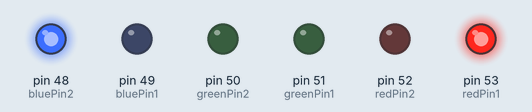
This sketch was run on a simulated Arduino Mega 2560, built with avr-gcc and run on an emulated ATmega2560. Parts: output pins drawn as LEDs (lit = HIGH).

Above: at 0.1 s.
Timing chart, 0 to 1.6 s (numbered marks = the images above):
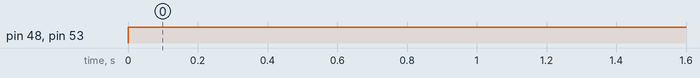

Measured:
- by itself, pin 48 (bluePin2), pin 53 (redPin1): LOW → HIGH at 0.00 s

The sketch:

Cyberwolf.ino
```cpp
/*
Cyber Wolf Back plate LED control
*/

int redPin1 = 53;
int redPin2 = 52;
int greenPin1 = 51;
int greenPin2 = 50;
int bluePin1 = 49;
int bluePin2 = 48;

//uncomment this line if using a Common Anode LED
//#define COMMON_ANODE

void setup()
{
  pinMode(redPin1, OUTPUT);
  pinMode(greenPin1, OUTPUT);
  pinMode(bluePin1, OUTPUT);
  pinMode(redPin2, OUTPUT);
  pinMode(greenPin2, OUTPUT);
  pinMode(bluePin2, OUTPUT);
}

void loop()
{
  setColor1(255, 0, 0);  // red
  setColor2(0, 0, 255);  // blue
}

void setColor1(int red, int green, int blue)
{
  #ifdef COMMON_ANODE
    red = 255 - red;
    green = 255 - green;
    blue = 255 - blue;
  #endif
  analogWrite(redPin1, red);
  analogWrite(greenPin1, green);
  analogWrite(bluePin1, blue);
}
void setColor2(int red, int green, int blue)
{
  #ifdef COMMON_ANODE
    red = 255 - red;
    green = 255 - green;
    blue = 255 - blue;
  #endif
  analogWrite(redPin2, red);
  analogWrite(greenPin2, green);
  analogWrite(bluePin2, blue);
}
```
